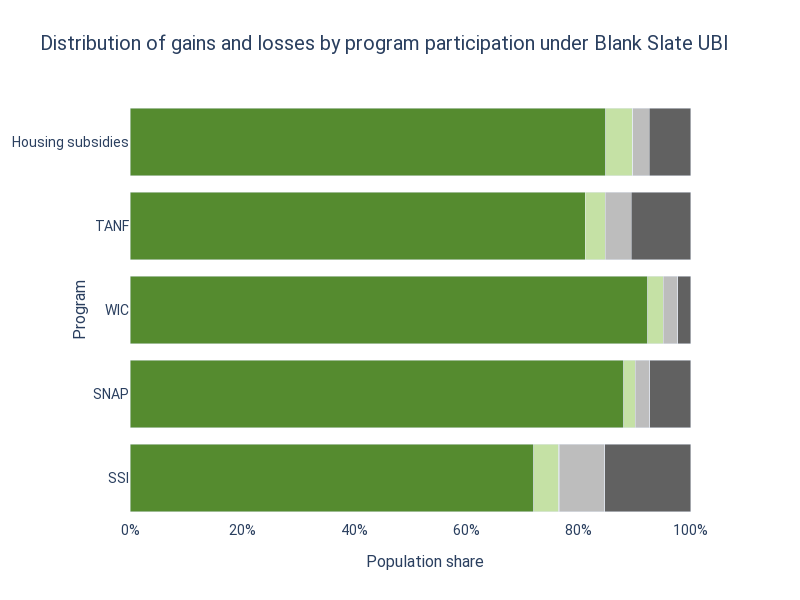

Write notebook code for a chart like this one.
### Code cell
from blank_slate_ubi_us.charts.program_winners import program_winner_chart

program_winner_chart(baseline, reformed, us.results_config)

### Figure 1 — Plotly figure (JSON) as saved in the notebook; plotly's stock layout.template omitted (floating-point values rounded to 4 significant figures)
{"data": [{"alignmentgroup": "True", "customdata": [["72% of people aged ssigain more than 5% of their income"], ["88% of people aged snapgain more than 5% of their income"], ["92% of people aged wicgain more than 5% of their income"], ["81% of people aged tanfgain more than 5% of their income"], ["85% of people aged housing subsidiesgain more than 5% of their income"]], "hovertemplate": "%{customdata[0]}<extra></extra>", "legendgroup": "Gain more than 5%", "marker": {"color": "#558B2F", "pattern": {"shape": ""}}, "name": "Gain more than 5%", "offsetgroup": "Gain more than 5%", "orientation": "h", "showlegend": false, "textposition": "auto", "type": "bar", "x": [0.7205, 0.8807, 0.9237, 0.8118, 0.849], "xaxis": "x", "y": ["SSI", "SNAP", "WIC", "TANF", "Housing subsidies"], "yaxis": "y"}, {"alignmentgroup": "True", "customdata": [["4% of people aged ssigain less than 5% of their income"], ["2% of people aged snapgain less than 5% of their income"], ["3% of people aged wicgain less than 5% of their income"], ["4% of people aged tanfgain less than 5% of their income"], ["5% of people aged housing subsidiesgain less than 5% of their income"]], "hovertemplate": "%{customdata[0]}<extra></extra>", "legendgroup": "Gain less than 5%", "marker": {"color": "#C5E1A5", "pattern": {"shape": ""}}, "name": "Gain less than 5%", "offsetgroup": "Gain less than 5%", "orientation": "h", "showlegend": false, "textposition": "auto", "type": "bar", "x": [0.04413, 0.02056, 0.02814, 0.03641, 0.04769], "xaxis": "x", "y": ["SSI", "SNAP", "WIC", "TANF", "Housing subsidies"], "yaxis": "y"}, {"alignmentgroup": "True", "customdata": [["0% of people aged ssiexperience no change"], ["0% of people aged snapexperience no change"], ["0% of people aged wicexperience no change"], ["0% of people aged tanfexperience no change"], ["0% of people aged housing subsidiesexperience no change"]], "hovertemplate": "%{customdata[0]}<extra></extra>", "legendgroup": "No change", "marker": {"color": "#F5F5F5", "pattern": {"shape": ""}}, "name": "No change", "offsetgroup": "No change", "orientation": "h", "showlegend": false, "textposition": "auto", "type": "bar", "x": [0.0007705, 0.0005572, 0, 0, 0.0002081], "xaxis": "x", "y": ["SSI", "SNAP", "WIC", "TANF", "Housing subsidies"], "yaxis": "y"}, {"alignmentgroup": "True", "customdata": [["8% of people aged ssilose less than 5% of their income"], ["3% of people aged snaplose less than 5% of their income"], ["3% of people aged wiclose less than 5% of their income"], ["5% of people aged tanflose less than 5% of their income"], ["3% of people aged housing subsidieslose less than 5% of their income"]], "hovertemplate": "%{customdata[0]}<extra></extra>", "legendgroup": "Lose less than 5%", "marker": {"color": "#BDBDBD", "pattern": {"shape": ""}}, "name": "Lose less than 5%", "offsetgroup": "Lose less than 5%", "orientation": "h", "showlegend": false, "textposition": "auto", "type": "bar", "x": [0.08131, 0.0258, 0.02573, 0.04585, 0.02924], "xaxis": "x", "y": ["SSI", "SNAP", "WIC", "TANF", "Housing subsidies"], "yaxis": "y"}, {"alignmentgroup": "True", "customdata": [["15% of people aged ssilose more than 5% of their income"], ["7% of people aged snaplose more than 5% of their income"], ["2% of people aged wiclose more than 5% of their income"], ["11% of people aged tanflose more than 5% of their income"], ["7% of people aged housing subsidieslose more than 5% of their income"]], "hovertemplate": "%{customdata[0]}<extra></extra>", "legendgroup": "Lose more than 5%", "marker": {"color": "#616161", "pattern": {"shape": ""}}, "name": "Lose more than 5%", "offsetgroup": "Lose more than 5%", "orientation": "h", "showlegend": false, "textposition": "auto", "type": "bar", "x": [0.1533, 0.07241, 0.02248, 0.1059, 0.07381], "xaxis": "x", "y": ["SSI", "SNAP", "WIC", "TANF", "Housing subsidies"], "yaxis": "y"}], "layout": {"annotations": [{"font": {"size": 16}, "showarrow": false, "text": "Population share", "x": 0.5, "xanchor": "center", "xref": "paper", "y": 0, "yanchor": "top", "yref": "paper", "yshift": -30}, {"font": {"size": 16}, "showarrow": false, "text": "Program", "textangle": -90, "x": 0, "xanchor": "right", "xref": "paper", "xshift": -40, "y": 0.5, "yanchor": "middle", "yref": "paper"}], "barmode": "stack", "font": {"family": "Roboto"}, "height": 600, "hoverlabel": {"align": "right"}, "paper_bgcolor": "white", "plot_bgcolor": "white", "title": {"font": {"size": 20}, "text": "Distribution of gains and losses by program participation under Blank Slate UBI"}, "width": 800, "xaxis": {"anchor": "y", "domain": [0, 1], "showgrid": false, "tickfont": {"size": 14}, "tickformat": ",.0%", "title": {"font": {"color": "black", "size": 16}}}, "yaxis": {"anchor": "x", "domain": [0, 1], "tickfont": {"size": 14}, "title": {"font": {"color": "black", "size": 16}}}}}
